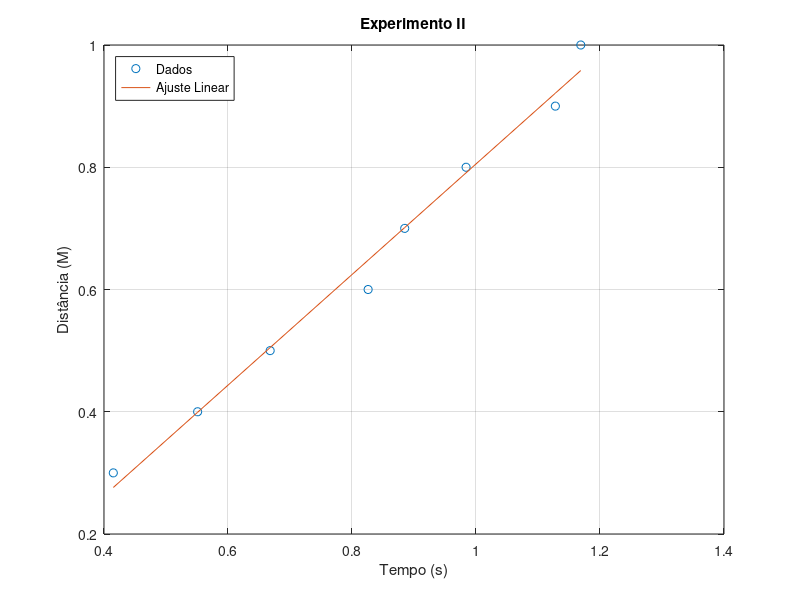

The MATLAB source for this figure:
% Dados
distancias = [0.3 0.4 0.5 0.6 0.7 0.8 0.9 1.0];
tempo = [0.415 0.551 0.668 0.826 0.885 0.984 1.128 1.169];

% Ajuste linear
coeffs = polyfit(tempo, distancias, 1);
ajuste_linear = polyval(coeffs, tempo);

% Criar o gráfico
figure;
plot(tempo, distancias, 'o', tempo, ajuste_linear, '-');
xlabel('Tempo (s)');
ylabel('Distância (M)');
title('Experimento II');
legend('Dados', 'Ajuste Linear', 'Location', 'Northwest');
grid on;

% Exibir os coeficientes da reta de ajuste linear
disp('Coeficientes da reta de ajuste linear:');
disp(['Inclinação (a): ' num2str(coeffs(1))]);
disp(['Interceptação (b): ' num2str(coeffs(2))]);
